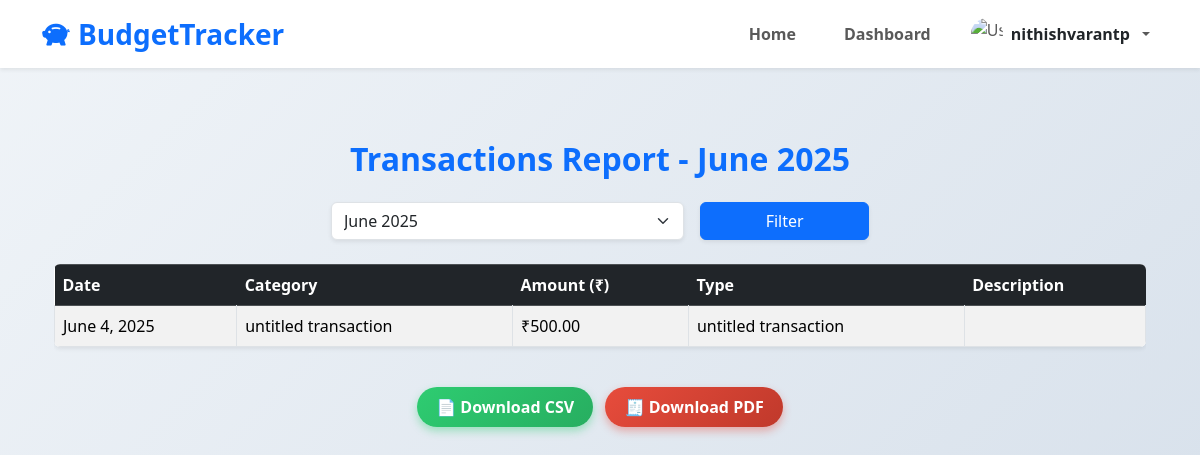
/reports/ (signed in), run on an earlier commit of the app's database.
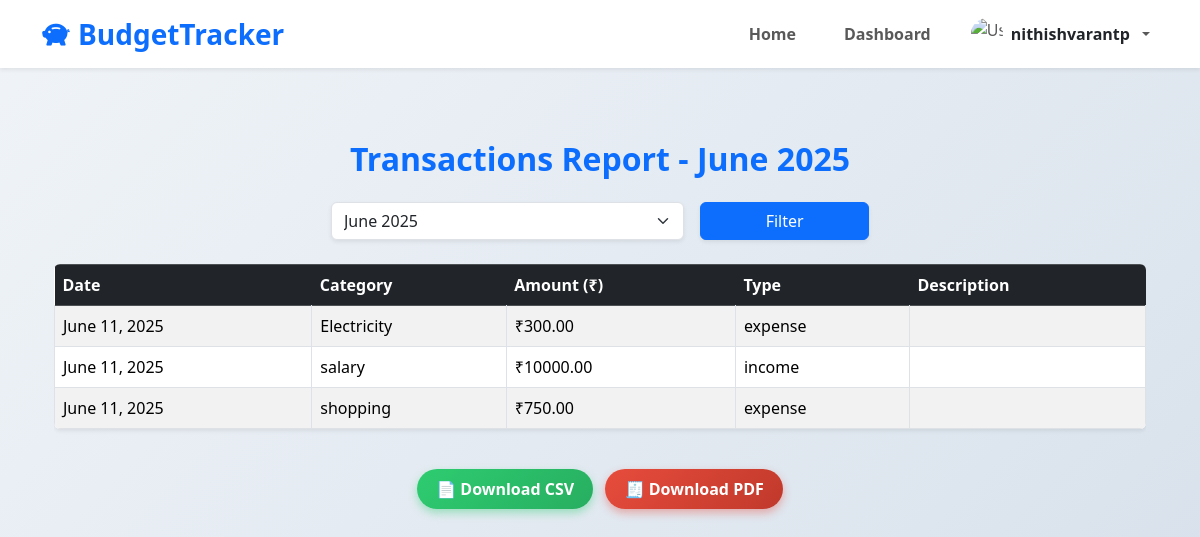
And on a later commit of the database.
### tracker_app/models.py (models this page shows, shortened)
class Transaction(models.Model):
    TRANSACTION_TYPES = [
        ('income', 'Income'),
        ('expense', 'Expense'),
    ]
    user = models.ForeignKey(User, on_delete=models.CASCADE)
    amount = models.DecimalField(max_digits=10, decimal_places=2)
    category = models.CharField(max_length=100)
    transaction_type = models.CharField(max_length=10, choices=TRANSACTION_TYPES)
    description = models.TextField(blank=True)
    date = models.DateField()

### tracker_app/views.py (the view)
# urls.py: path('reports/', reports_view, name='reports'),
@login_required(login_url='login')
def reports_view(request):
    month_label = request.GET.get("month", datetime.now().strftime("%B %Y"))
    try:
        selected_month = datetime.strptime(month_label, "%B %Y").month
        selected_year = datetime.strptime(month_label, "%B %Y").year
    except ValueError:
        selected_month = datetime.now().month
        selected_year = datetime.now().year
        month_label = datetime.now().strftime("%B %Y")
    all_transactions = Transaction.objects.filter(user=request.user)
    transactions = all_transactions.filter(date__month=selected_month, date__year=selected_year)
    months = sorted(set(t.date.strftime("%B %Y") for t in all_transactions), reverse=True)
    return render(request, "reports.html", {
        "transactions": transactions,
        "months": months,
        "selected_month": month_label,
    })

### tracker_app/templates/reports.html (shortened to what this page needs)
{% extends "base.html" %}
{% block content %}
<div class="container py-5">
  <h2 class="text-center mb-4 fw-bold text-primary">Transactions Report - {{ selected_month }}</h2>
  <form method="get" class="row g-3 justify-content-center mb-4">
    <div class="col-md-4">
      <select name="month" class="form-select shadow-sm">
        {% for month in months %}
          <option value="{{ month }}" {% if month == selected_month %}selected{% endif %}>
            {{ month }}
          </option>
        {% endfor %}
      </select>
    </div>
    <div class="col-md-2">
      <button type="submit" class="btn btn-primary w-100 shadow-sm">Filter</button>
    </div>
  </form>
  <div class="table-responsive animate-fade-in">
    <table class="table table-bordered table-striped table-hover shadow-sm rounded">
      <thead class="table-dark">
        <tr>
          <th>Date</th>
          <th>Category</th>
          <th>Amount (₹)</th>
          <th>Type</th>
          <th>Description</th>
        </tr>
      </thead>
      <tbody>
        {% for t in transactions %}
        <tr>
          <td>{{ t.date }}</td>
          <td>{{ t.category }}</td>
          <td>₹{{ t.amount }}</td>
          <td>{{ t.transaction_type }}</td>
          <td>{{ t.description }}</td>
        </tr>
        {% empty %}
        <tr>
          <td colspan="5" class="text-center text-muted">No transactions found.</td>
        </tr>
        {% endfor %}
      </tbody>
    </table>
  </div>
  <div class="text-center mt-4">
    <a href="{% url 'export_report_csv' %}?month={{ selected_month }}" class="btn btn-outline-success me-2">📄 Download CSV</a>
    <a href="{% url 'export_report_pdf' %}?month={{ selected_month }}" class="btn btn-outline-danger">🧾 Download PDF</a>
  </div>
</div>
{% endblock %}

What changed in the data, as far as the page shows it:
removed Transaction: date "June 4, 2025", category "untitled transaction", amount "500.00", transaction_type "untitled transaction"
added Transaction: date "June 11, 2025", category "Electricity", amount "300.00", transaction_type "expense"
added Transaction: date "June 11, 2025", category "salary", amount "10000.00", transaction_type "income"
added Transaction: date "June 11, 2025", category "shopping", amount "750.00", transaction_type "expense"
